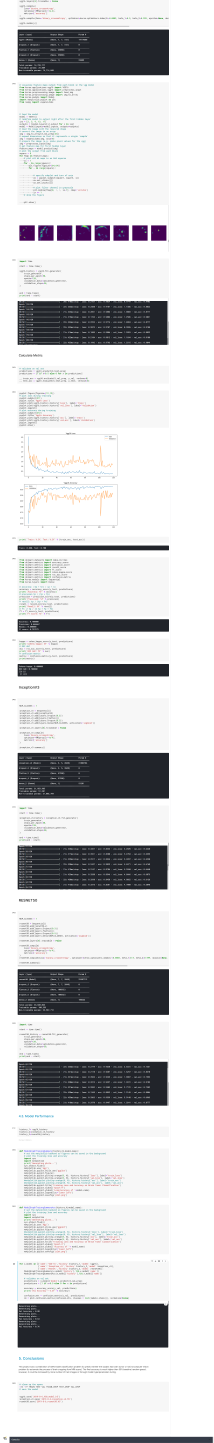
#> input picture kaggle-himanshu797-brain-tumor-mri-classification-vgg16-edit-run-58442495-2021-04-01-23_13_47-2.png, 1921 x 12981 px, found by its file name (shown at 1/9 size); its folder holds only this picture in this run
$ jupyter execute brain-tumor-mri-classification-vgg16.ipynb   (shell and % lines are left out)
#> lines starting #> are read from the running program, lines starting #| are printed output that depends on the picture; after the words box and inside, x2 and y2 are one past the last pixel; in counts of white or black regions, pixels touching at a corner belong together; pictures that were not available may be replaced by others from this repository, and a replacement may not be noted
# <a id='intro'>1. Project Overview and Objectives</a>

The main purpose of this project was to build a CNN model that would classify if subject has a tumor or not base on a MRI scan. I used the VGG-16, Inception v3 , xception model architecture and weights to train the model for this binary problem. I used `accuracy` as a metric to justify the model performance which can be defined as:

$\textrm{Accuracy} = \frac{\textrm{Number of correclty predicted images}}{\textrm{Total number of tested images}} \times 100\%$

Final results look as follows:

| Set | Accuracy |
|:-:|:-:|
| Validation Set* | ~92% |
| Test Set* | ~92% |
<br>
* *`validation set` - is the set used during the model training to adjust the hyperparameters. *
* *`test set` - is the small set that I don't touch for the whole training process at all. It's been used for final model performance evaluation.*

## <a id='dataset'>1.1. Data Set Description</a>

The image data that was used for this problem is [Brain MRI Images for Brain Tumor Detection](https://www.kaggle.com/navoneel/brain-mri-images-for-brain-tumor-detection). It conists of MRI scans of two classes:

* `NO` - no tumor, encoded as `0`
* `YES` - tumor, encoded as `1`

Unfortunately, the data set description doesn't hold any information where this MRI scans come from and so on.

## <a id='tumor'>1.2. What is Brain Tumor?</a>

> A brain tumor occurs when abnormal cells form within the brain. There are two main types of tumors: cancerous (malignant) tumors and benign tumors. Cancerous tumors can be divided into primary tumors, which start within the brain, and secondary tumors, which have spread from elsewhere, known as brain metastasis tumors. All types of brain tumors may produce symptoms that vary depending on the part of the brain involved. These symptoms may include headaches, seizures, problems with vision, vomiting and mental changes. The headache is classically worse in the morning and goes away with vomiting. Other symptoms may include difficulty walking, speaking or with sensations. As the disease progresses, unconsciousness may occur.
>
>
>
> *Brain metastasis in the right cerebral hemisphere from lung cancer, shown on magnetic resonance imaging.*

Source: [Wikipedia](https://en.wikipedia.org/wiki/Brain_tumor)

# <a id='env'>2. Setting up the Environment</a>

[cell 1]
from IPython.display import clear_output
clear_output()

from keras.applications.vgg19 import VGG19,preprocess_input
from keras.applications.xception import Xception,preprocess_input
from keras.applications.inception_v3 import InceptionV3,inception_v3
from keras.applications.resnet50 import ResNet50,resnet50

[cell 2]
import numpy as np
from tqdm import tqdm
import cv2
import os
import shutil
import itertools
import imutils
import matplotlib.pyplot as plt
from sklearn.preprocessing import LabelBinarizer
from sklearn.model_selection import train_test_split
from sklearn.metrics import accuracy_score, confusion_matrix

import plotly.graph_objs as go
from plotly.offline import init_notebook_mode, iplot
from plotly import tools

from keras.preprocessing.image import ImageDataGenerator
from keras.applications.vgg16 import VGG16, preprocess_input
from keras import layers
from keras.models import Model, Sequential
from keras.optimizers import Adam, RMSprop
from keras.callbacks import EarlyStopping

init_notebook_mode(connected=True)
RANDOM_SEED = 123

Right now all images are in one folder with `yes` and `no` subfolders. I will split the data into `train`, `val` and `test` folders which makes its easier to work for me. The new folder heirarchy will look as follows:

[cell 3]
#clear_output()
# create new folders

[cell 4]
IMG_PATH = '../input/brain-mri-images-for-brain-tumor-detection/brain_tumor_dataset/'
# split the data by train/val/test
for CLASS in os.listdir(IMG_PATH):
    if not CLASS.startswith('.'):
        IMG_NUM = len(os.listdir(IMG_PATH + CLASS))
        for (n, FILE_NAME) in enumerate(os.listdir(IMG_PATH + CLASS)):
            img = IMG_PATH + CLASS + '/' + FILE_NAME
            if n < 5:
                shutil.copy(img, 'TEST/' + CLASS.upper() + '/' + FILE_NAME)
            elif n < 0.8*IMG_NUM:
                shutil.copy(img, 'TRAIN/'+ CLASS.upper() + '/' + FILE_NAME)
            else:
                shutil.copy(img, 'VAL/'+ CLASS.upper() + '/' + FILE_NAME)

# <a id='import'>3. Data Import and Preprocessing</a>

[cell 5]
def load_data(dir_path, img_size=(100,100)):
    """
    Load resized images as np.arrays to workspace
    """
#> called with dir_path = 'TRAIN/', img_size = (224, 224)
    X = []
    y = []
    i = 0
    labels = dict()
    for path in tqdm(sorted(os.listdir(dir_path))):
        if not path.startswith('.'):
            labels[i] = path
            for file in os.listdir(dir_path + path):
                if not file.startswith('.'):
                    img = cv2.imread(dir_path + path + '/' + file)
#> img is the input picture: shape (12981, 1921, 3); mean B, G, R 213.9, 212.5, 212.2
                    X.append(img)
                    y.append(i)
            i += 1
    X = np.array(X)
    y = np.array(y)
    print(f'{len(X)} images loaded from {dir_path} directory.')
#| 1 images loaded from TRAIN/ directory.
    return X, y, labels


# [28 lines left out: function plot_confusion_matrix, not called in this run]

[cell 6]
TRAIN_DIR = 'TRAIN/'
TEST_DIR = 'TEST/'
VAL_DIR = 'VAL/'
IMG_SIZE = (224,224)

# use predefined function to load the image data into workspace
X_train, y_train, labels = load_data(TRAIN_DIR, IMG_SIZE)
#> y_train = [0]; labels = 1 item
X_test, y_test, _ = load_data(TEST_DIR, IMG_SIZE)
#| 1 images loaded from TEST/ directory.
#> y_test = [0]
X_val, y_val, _ = load_data(VAL_DIR, IMG_SIZE)
#| 1 images loaded from VAL/ directory.
#> y_val = [0]

Let's take a look at the distribution of classes among sets:

[cell 7]
y = dict()
y[0] = []
y[1] = []
for set_name in (y_train, y_val, y_test):
    y[0].append(np.sum(set_name == 0))
    y[1].append(np.sum(set_name == 1))
#> this loop made 3 passes

trace0 = go.Bar(
    x=['Train Set', 'Validation Set', 'Test Set'],
    y=y[0],
    name='No',
    marker=dict(color='#33cc33'),
    opacity=0.7
)
trace1 = go.Bar(
    x=['Train Set', 'Validation Set', 'Test Set'],
    y=y[1],
    name='Yes',
    marker=dict(color='#ff3300'),
    opacity=0.7
)
data = [trace0, trace1]
layout = go.Layout(
    title='Count of classes in each set',
    xaxis={'title': 'Set'},
    yaxis={'title': 'Count'}
)
fig = go.Figure(data, layout)
iplot(fig)

[cell 8]
def plot_samples(X, y, labels_dict, n=50):
    """
    Creates a gridplot for desired number of images (n) from the specified set
    """
#> called with X = array of shape (1, 12981, 1921, 3), y = array of shape (1,), n = 10
    for index in range(len(labels_dict)):
        imgs = X[np.argwhere(y == index)][:n]
        j = 10
        i = int(n/j)

        plt.figure(figsize=(15,6))
        c = 1
        for img in imgs:
            plt.subplot(i,j,c)
            plt.imshow(img[0])

            plt.xticks([])
            plt.yticks([])
            c += 1
        plt.suptitle('Tumor: {}'.format(labels_dict[index]))
        plt.show()
#> this loop made 1 pass
#> (j, i) on pass 1: (10, 1)

[cell 9]
plot_samples(X_train, y_train, labels, 10)
#> (the call stopped at in plot_samples, `plt.figure(figsize=(15,6))`: IPython is not available in this run)

As you can see, images have different `width` and `height` and diffent size of "black corners". Since the image size for VGG-16 imput layer is `(224,224)` some wide images may look weird after resizing. Histogram of ratio distributions (`ratio = width/height`):

[cell 10]
RATIO_LIST = []
for set in (X_train, X_test, X_val):
    for img in set:
        RATIO_LIST.append(img.shape[1]/img.shape[0])
#> after the loop, RATIO_LIST = [0.148, 0.148, 0.148]

plt.hist(RATIO_LIST)
#> (this line was passed over: IPython is not available in this run)
plt.title('Distribution of Image Ratios')
#> (this line was passed over: IPython is not available in this run)
plt.xlabel('Ratio Value')
#> (this line was passed over: IPython is not available in this run)
plt.ylabel('Count')
#> (this line was passed over: IPython is not available in this run)
plt.show()

The first step of "normalization" would be to crop the brain out of the images. I used technique which was perfectly described in [pyimagesearch](https://www.pyimagesearch.com/2016/04/11/finding-extreme-points-in-contours-with-opencv/) blog and I highly suggest to looks deeper into it.

[cell 11]
# [31 lines left out: function crop_imgs, not called in this run]

Let's look at example what this function will do with MRI scans:

[cell 12]
img = cv2.imread('../input/brain-mri-images-for-brain-tumor-detection/brain_tumor_dataset/yes/Y108.jpg')
img = cv2.resize(
            img,
            dsize=IMG_SIZE,
            interpolation=cv2.INTER_CUBIC
        )
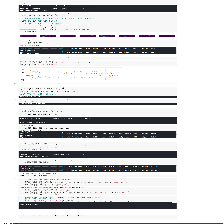
#> img: shape (224, 224, 3); mean B, G, R 214.8, 213.4, 213
gray = cv2.cvtColor(img, cv2.COLOR_RGB2GRAY)
gray = cv2.GaussianBlur(gray, (5, 5), 0)
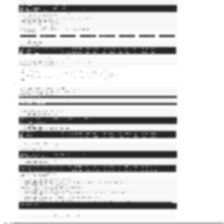
#> gray: shape (224, 224); min 35, max 255, mean 214

# threshold the image, then perform a series of erosions +
# dilations to remove any small regions of noise
thresh = cv2.threshold(gray, 45, 255, cv2.THRESH_BINARY)[1]
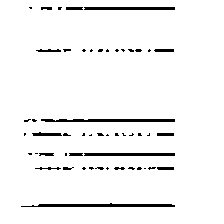
#> thresh: shape (224, 224); 95.6% white; 52 black regions (36 under 20 px), largest, box (x1, y1, x2, y2) and area: (21, 203, 175, 207) 428, (41, 119, 175, 122) 381, (84, 7, 175, 10) 272
thresh = cv2.erode(thresh, None, iterations=2)
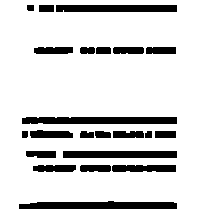
#> thresh: shape (224, 224); 86.4% white; 22 black regions, largest, box (x1, y1, x2, y2) and area: (19, 201, 177, 209) 1080, (22, 117, 177, 124) 1069, (56, 5, 177, 12) 845
thresh = cv2.dilate(thresh, None, iterations=2)
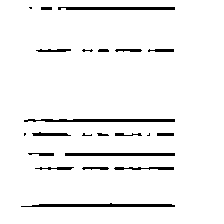
#> thresh: shape (224, 224); 95.2% white; 22 black regions (5 under 20 px)

# find contours in thresholded image, then grab the largest one
cnts = cv2.findContours(thresh.copy(), cv2.RETR_EXTERNAL, cv2.CHAIN_APPROX_SIMPLE)
#> cnts = 1 contour; box (x1, y1, x2, y2) and area: (0, 0, 224, 224) 49729
cnts = imutils.grab_contours(cnts)
#> cnts = [[[0, 0], [0, 223], [223, 223], [223, 0]]]
c = max(cnts, key=cv2.contourArea)
#> c = [[0, 0], [0, 223], [223, 223], [223, 0]]

# find the extreme points
extLeft = tuple(c[c[:, :, 0].argmin()][0])
#> extLeft = (0, 0)
extRight = tuple(c[c[:, :, 0].argmax()][0])
#> extRight = (223, 223)
extTop = tuple(c[c[:, :, 1].argmin()][0])
#> extTop = (0, 0)
extBot = tuple(c[c[:, :, 1].argmax()][0])
#> extBot = (0, 223)

# add contour on the image
img_cnt = cv2.drawContours(img.copy(), [c], -1, (0, 255, 255), 4)
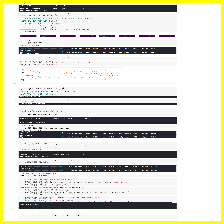
#> img_cnt: shape (224, 224, 3); mean B, G, R 202.2, 214.3, 213.9

# add extreme points
img_pnt = cv2.circle(img_cnt.copy(), extLeft, 8, (0, 0, 255), -1)
img_pnt = cv2.circle(img_pnt, extRight, 8, (0, 255, 0), -1)
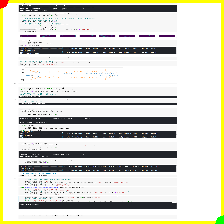
#> img_pnt: shape (224, 224, 3); mean B, G, R 202, 214, 213.6
img_pnt = cv2.circle(img_pnt, extTop, 8, (255, 0, 0), -1)
#> img_pnt: shape (224, 224, 3); 0.12% of pixels changed, all inside (x1, y1, x2, y2) = (0, 0, 9, 9)
img_pnt = cv2.circle(img_pnt, extBot, 8, (255, 255, 0), -1)
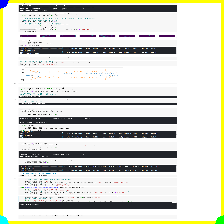
#> img_pnt: shape (224, 224, 3); mean B, G, R 202.5, 214, 213.1

# crop
ADD_PIXELS = 0
new_img = img[extTop[1]-ADD_PIXELS:extBot[1]+ADD_PIXELS, extLeft[0]-ADD_PIXELS:extRight[0]+ADD_PIXELS].copy()
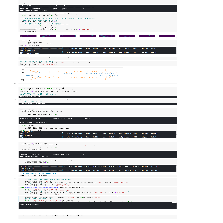
#> new_img: shape (223, 223, 3); mean B, G, R 215.2, 213.9, 213.5

[cell 13]
plt.figure(figsize=(15,6))
#> (this line was passed over: IPython is not available in this run)
plt.subplot(141)
#> (this line was passed over: IPython is not available in this run)
